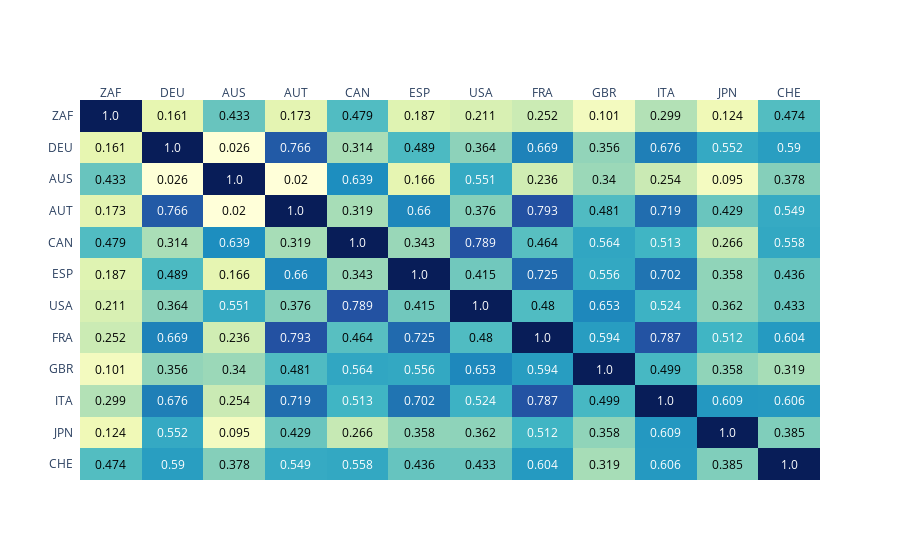

Write notebook code for a chart like this one.
### Code cell
g.display_correlation_heatmap()

### Figure 1 — Plotly figure (JSON) as saved in the notebook; plotly's stock layout.template omitted (floating-point values rounded to 4 significant figures; data arrays with more than 128 entries replaced by an {"elided": "..."} marker saying what was removed)
{"data": [{"colorscale": [[0, "rgb(255,255,217)"], [0.125, "rgb(237,248,177)"], [0.25, "rgb(199,233,180)"], [0.375, "rgb(127,205,187)"], [0.5, "rgb(65,182,196)"], [0.625, "rgb(29,145,192)"], [0.75, "rgb(34,94,168)"], [0.875, "rgb(37,52,148)"], [1, "rgb(8,29,88)"]], "reversescale": false, "showscale": false, "type": "heatmap", "x": ["ZAF", "DEU", "AUS", "AUT", "CAN", "ESP", "USA", "FRA", "GBR", "ITA", "JPN", "CHE"], "y": ["CHE", "JPN", "ITA", "GBR", "FRA", "USA", "ESP", "CAN", "AUT", "AUS", "DEU", "ZAF"], "z": {"elided": "12x12 float values"}}], "layout": {"annotations": [{"font": {"color": "#000000"}, "showarrow": false, "text": "0.474", "x": "ZAF", "xref": "x", "y": "CHE", "yref": "y"}, {"font": {"color": "#FFFFFF"}, "showarrow": false, "text": "0.59", "x": "DEU", "xref": "x", "y": "CHE", "yref": "y"}, {"font": {"color": "#000000"}, "showarrow": false, "text": "0.378", "x": "AUS", "xref": "x", "y": "CHE", "yref": "y"}, {"font": {"color": "#FFFFFF"}, "showarrow": false, "text": "0.549", "x": "AUT", "xref": "x", "y": "CHE", "yref": "y"}, {"font": {"color": "#FFFFFF"}, "showarrow": false, "text": "0.558", "x": "CAN", "xref": "x", "y": "CHE", "yref": "y"}, {"font": {"color": "#000000"}, "showarrow": false, "text": "0.436", "x": "ESP", "xref": "x", "y": "CHE", "yref": "y"}, {"font": {"color": "#000000"}, "showarrow": false, "text": "0.433", "x": "USA", "xref": "x", "y": "CHE", "yref": "y"}, {"font": {"color": "#FFFFFF"}, "showarrow": false, "text": "0.604", "x": "FRA", "xref": "x", "y": "CHE", "yref": "y"}, {"font": {"color": "#000000"}, "showarrow": false, "text": "0.319", "x": "GBR", "xref": "x", "y": "CHE", "yref": "y"}, {"font": {"color": "#FFFFFF"}, "showarrow": false, "text": "0.606", "x": "ITA", "xref": "x", "y": "CHE", "yref": "y"}, {"font": {"color": "#000000"}, "showarrow": false, "text": "0.385", "x": "JPN", "xref": "x", "y": "CHE", "yref": "y"}, {"font": {"color": "#FFFFFF"}, "showarrow": false, "text": "1.0", "x": "CHE", "xref": "x", "y": "CHE", "yref": "y"}, {"font": {"color": "#000000"}, "showarrow": false, "text": "0.124", "x": "ZAF", "xref": "x", "y": "JPN", "yref": "y"}, {"font": {"color": "#FFFFFF"}, "showarrow": false, "text": "0.552", "x": "DEU", "xref": "x", "y": "JPN", "yref": "y"}, {"font": {"color": "#000000"}, "showarrow": false, "text": "0.095", "x": "AUS", "xref": "x", "y": "JPN", "yref": "y"}, {"font": {"color": "#000000"}, "showarrow": false, "text": "0.429", "x": "AUT", "xref": "x", "y": "JPN", "yref": "y"}, {"font": {"color": "#000000"}, "showarrow": false, "text": "0.266", "x": "CAN", "xref": "x", "y": "JPN", "yref": "y"}, {"font": {"color": "#000000"}, "showarrow": false, "text": "0.358", "x": "ESP", "xref": "x", "y": "JPN", "yref": "y"}, {"font": {"color": "#000000"}, "showarrow": false, "text": "0.362", "x": "USA", "xref": "x", "y": "JPN", "yref": "y"}, {"font": {"color": "#FFFFFF"}, "showarrow": false, "text": "0.512", "x": "FRA", "xref": "x", "y": "JPN", "yref": "y"}, {"font": {"color": "#000000"}, "showarrow": false, "text": "0.358", "x": "GBR", "xref": "x", "y": "JPN", "yref": "y"}, {"font": {"color": "#FFFFFF"}, "showarrow": false, "text": "0.609", "x": "ITA", "xref": "x", "y": "JPN", "yref": "y"}, {"font": {"color": "#FFFFFF"}, "showarrow": false, "text": "1.0", "x": "JPN", "xref": "x", "y": "JPN", "yref": "y"}, {"font": {"color": "#000000"}, "showarrow": false, "text": "0.385", "x": "CHE", "xref": "x", "y": "JPN", "yref": "y"}, {"font": {"color": "#000000"}, "showarrow": false, "text": "0.299", "x": "ZAF", "xref": "x", "y": "ITA", "yref": "y"}, {"font": {"color": "#FFFFFF"}, "showarrow": false, "text": "0.676", "x": "DEU", "xref": "x", "y": "ITA", "yref": "y"}, {"font": {"color": "#000000"}, "showarrow": false, "text": "0.254", "x": "AUS", "xref": "x", "y": "ITA", "yref": "y"}, {"font": {"color": "#FFFFFF"}, "showarrow": false, "text": "0.719", "x": "AUT", "xref": "x", "y": "ITA", "yref": "y"}, {"font": {"color": "#FFFFFF"}, "showarrow": false, "text": "0.513", "x": "CAN", "xref": "x", "y": "ITA", "yref": "y"}, {"font": {"color": "#FFFFFF"}, "showarrow": false, "text": "0.702", "x": "ESP", "xref": "x", "y": "ITA", "yref": "y"}, {"font": {"color": "#FFFFFF"}, "showarrow": false, "text": "0.524", "x": "USA", "xref": "x", "y": "ITA", "yref": "y"}, {"font": {"color": "#FFFFFF"}, "showarrow": false, "text": "0.787", "x": "FRA", "xref": "x", "y": "ITA", "yref": "y"}, {"font": {"color": "#000000"}, "showarrow": false, "text": "0.499", "x": "GBR", "xref": "x", "y": "ITA", "yref": "y"}, {"font": {"color": "#FFFFFF"}, "showarrow": false, "text": "1.0", "x": "ITA", "xref": "x", "y": "ITA", "yref": "y"}, {"font": {"color": "#FFFFFF"}, "showarrow": false, "text": "0.609", "x": "JPN", "xref": "x", "y": "ITA", "yref": "y"}, {"font": {"color": "#FFFFFF"}, "showarrow": false, "text": "0.606", "x": "CHE", "xref": "x", "y": "ITA", "yref": "y"}, {"font": {"color": "#000000"}, "showarrow": false, "text": "0.101", "x": "ZAF", "xref": "x", "y": "GBR", "yref": "y"}, {"font": {"color": "#000000"}, "showarrow": false, "text": "0.356", "x": "DEU", "xref": "x", "y": "GBR", "yref": "y"}, {"font": {"color": "#000000"}, "showarrow": false, "text": "0.34", "x": "AUS", "xref": "x", "y": "GBR", "yref": "y"}, {"font": {"color": "#000000"}, "showarrow": false, "text": "0.481", "x": "AUT", "xref": "x", "y": "GBR", "yref": "y"}, {"font": {"color": "#FFFFFF"}, "showarrow": false, "text": "0.564", "x": "CAN", "xref": "x", "y": "GBR", "yref": "y"}, {"font": {"color": "#FFFFFF"}, "showarrow": false, "text": "0.556", "x": "ESP", "xref": "x", "y": "GBR", "yref": "y"}, {"font": {"color": "#FFFFFF"}, "showarrow": false, "text": "0.653", "x": "USA", "xref": "x", "y": "GBR", "yref": "y"}, {"font": {"color": "#FFFFFF"}, "showarrow": false, "text": "0.594", "x": "FRA", "xref": "x", "y": "GBR", "yref": "y"}, {"font": {"color": "#FFFFFF"}, "showarrow": false, "text": "1.0", "x": "GBR", "xref": "x", "y": "GBR", "yref": "y"}, {"font": {"color": "#000000"}, "showarrow": false, "text": "0.499", "x": "ITA", "xref": "x", "y": "GBR", "yref": "y"}, {"font": {"color": "#000000"}, "showarrow": false, "text": "0.358", "x": "JPN", "xref": "x", "y": "GBR", "yref": "y"}, {"font": {"color": "#000000"}, "showarrow": false, "text": "0.319", "x": "CHE", "xref": "x", "y": "GBR", "yref": "y"}, {"font": {"color": "#000000"}, "showarrow": false, "text": "0.252", "x": "ZAF", "xref": "x", "y": "FRA", "yref": "y"}, {"font": {"color": "#FFFFFF"}, "showarrow": false, "text": "0.669", "x": "DEU", "xref": "x", "y": "FRA", "yref": "y"}, {"font": {"color": "#000000"}, "showarrow": false, "text": "0.236", "x": "AUS", "xref": "x", "y": "FRA", "yref": "y"}, {"font": {"color": "#FFFFFF"}, "showarrow": false, "text": "0.793", "x": "AUT", "xref": "x", "y": "FRA", "yref": "y"}, {"font": {"color": "#000000"}, "showarrow": false, "text": "0.464", "x": "CAN", "xref": "x", "y": "FRA", "yref": "y"}, {"font": {"color": "#FFFFFF"}, "showarrow": false, "text": "0.725", "x": "ESP", "xref": "x", "y": "FRA", "yref": "y"}, {"font": {"color": "#000000"}, "showarrow": false, "text": "0.48", "x": "USA", "xref": "x", "y": "FRA", "yref": "y"}, {"font": {"color": "#FFFFFF"}, "showarrow": false, "text": "1.0", "x": "FRA", "xref": "x", "y": "FRA", "yref": "y"}, {"font": {"color": "#FFFFFF"}, "showarrow": false, "text": "0.594", "x": "GBR", "xref": "x", "y": "FRA", "yref": "y"}, {"font": {"color": "#FFFFFF"}, "showarrow": false, "text": "0.787", "x": "ITA", "xref": "x", "y": "FRA", "yref": "y"}, {"font": {"color": "#FFFFFF"}, "showarrow": false, "text": "0.512", "x": "JPN", "xref": "x", "y": "FRA", "yref": "y"}, {"font": {"color": "#FFFFFF"}, "showarrow": false, "text": "0.604", "x": "CHE", "xref": "x", "y": "FRA", "yref": "y"}, {"font": {"color": "#000000"}, "showarrow": false, "text": "0.211", "x": "ZAF", "xref": "x", "y": "USA", "yref": "y"}, {"font": {"color": "#000000"}, "showarrow": false, "text": "0.364", "x": "DEU", "xref": "x", "y": "USA", "yref": "y"}, {"font": {"color": "#FFFFFF"}, "showarrow": false, "text": "0.551", "x": "AUS", "xref": "x", "y": "USA", "yref": "y"}, {"font": {"color": "#000000"}, "showarrow": false, "text": "0.376", "x": "AUT", "xref": "x", "y": "USA", "yref": "y"}, {"font": {"color": "#FFFFFF"}, "showarrow": false, "text": "0.789", "x": "CAN", "xref": "x", "y": "USA", "yref": "y"}, {"font": {"color": "#000000"}, "showarrow": false, "text": "0.415", "x": "ESP", "xref": "x", "y": "USA", "yref": "y"}, {"font": {"color": "#FFFFFF"}, "showarrow": false, "text": "1.0", "x": "USA", "xref": "x", "y": "USA", "yref": "y"}, {"font": {"color": "#000000"}, "showarrow": false, "text": "0.48", "x": "FRA", "xref": "x", "y": "USA", "yref": "y"}, {"font": {"color": "#FFFFFF"}, "showarrow": false, "text": "0.653", "x": "GBR", "xref": "x", "y": "USA", "yref": "y"}, {"font": {"color": "#FFFFFF"}, "showarrow": false, "text": "0.524", "x": "ITA", "xref": "x", "y": "USA", "yref": "y"}, {"font": {"color": "#000000"}, "showarrow": false, "text": "0.362", "x": "JPN", "xref": "x", "y": "USA", "yref": "y"}, {"font": {"color": "#000000"}, "showarrow": false, "text": "0.433", "x": "CHE", "xref": "x", "y": "USA", "yref": "y"}, {"font": {"color": "#000000"}, "showarrow": false, "text": "0.187", "x": "ZAF", "xref": "x", "y": "ESP", "yref": "y"}, {"font": {"color": "#000000"}, "showarrow": false, "text": "0.489", "x": "DEU", "xref": "x", "y": "ESP", "yref": "y"}, {"font": {"color": "#000000"}, "showarrow": false, "text": "0.166", "x": "AUS", "xref": "x", "y": "ESP", "yref": "y"}, {"font": {"color": "#FFFFFF"}, "showarrow": false, "text": "0.66", "x": "AUT", "xref": "x", "y": "ESP", "yref": "y"}, {"font": {"color": "#000000"}, "showarrow": false, "text": "0.343", "x": "CAN", "xref": "x", "y": "ESP", "yref": "y"}, {"font": {"color": "#FFFFFF"}, "showarrow": false, "text": "1.0", "x": "ESP", "xref": "x", "y": "ESP", "yref": "y"}, {"font": {"color": "#000000"}, "showarrow": false, "text": "0.415", "x": "USA", "xref": "x", "y": "ESP", "yref": "y"}, {"font": {"color": "#FFFFFF"}, "showarrow": false, "text": "0.725", "x": "FRA", "xref": "x", "y": "ESP", "yref": "y"}, {"font": {"color": "#FFFFFF"}, "showarrow": false, "text": "0.556", "x": "GBR", "xref": "x", "y": "ESP", "yref": "y"}, {"font": {"color": "#FFFFFF"}, "showarrow": false, "text": "0.702", "x": "ITA", "xref": "x", "y": "ESP", "yref": "y"}, {"font": {"color": "#000000"}, "showarrow": false, "text": "0.358", "x": "JPN", "xref": "x", "y": "ESP", "yref": "y"}, {"font": {"color": "#000000"}, "showarrow": false, "text": "0.436", "x": "CHE", "xref": "x", "y": "ESP", "yref": "y"}, {"font": {"color": "#000000"}, "showarrow": false, "text": "0.479", "x": "ZAF", "xref": "x", "y": "CAN", "yref": "y"}, {"font": {"color": "#000000"}, "showarrow": false, "text": "0.314", "x": "DEU", "xref": "x", "y": "CAN", "yref": "y"}, {"font": {"color": "#FFFFFF"}, "showarrow": false, "text": "0.639", "x": "AUS", "xref": "x", "y": "CAN", "yref": "y"}, {"font": {"color": "#000000"}, "showarrow": false, "text": "0.319", "x": "AUT", "xref": "x", "y": "CAN", "yref": "y"}, {"font": {"color": "#FFFFFF"}, "showarrow": false, "text": "1.0", "x": "CAN", "xref": "x", "y": "CAN", "yref": "y"}, {"font": {"color": "#000000"}, "showarrow": false, "text": "0.343", "x": "ESP", "xref": "x", "y": "CAN", "yref": "y"}, {"font": {"color": "#FFFFFF"}, "showarrow": false, "text": "0.789", "x": "USA", "xref": "x", "y": "CAN", "yref": "y"}, {"font": {"color": "#000000"}, "showarrow": false, "text": "0.464", "x": "FRA", "xref": "x", "y": "CAN", "yref": "y"}, {"font": {"color": "#FFFFFF"}, "showarrow": false, "text": "0.564", "x": "GBR", "xref": "x", "y": "CAN", "yref": "y"}, {"font": {"color": "#FFFFFF"}, "showarrow": false, "text": "0.513", "x": "ITA", "xref": "x", "y": "CAN", "yref": "y"}, {"font": {"color": "#000000"}, "showarrow": false, "text": "0.266", "x": "JPN", "xref": "x", "y": "CAN", "yref": "y"}, {"font": {"color": "#FFFFFF"}, "showarrow": false, "text": "0.558", "x": "CHE", "xref": "x", "y": "CAN", "yref": "y"}, {"font": {"color": "#000000"}, "showarrow": false, "text": "0.173", "x": "ZAF", "xref": "x", "y": "AUT", "yref": "y"}, {"font": {"color": "#FFFFFF"}, "showarrow": false, "text": "0.766", "x": "DEU", "xref": "x", "y": "AUT", "yref": "y"}, {"font": {"color": "#000000"}, "showarrow": false, "text": "0.02", "x": "AUS", "xref": "x", "y": "AUT", "yref": "y"}, {"font": {"color": "#FFFFFF"}, "showarrow": false, "text": "1.0", "x": "AUT", "xref": "x", "y": "AUT", "yref": "y"}, {"font": {"color": "#000000"}, "showarrow": false, "text": "0.319", "x": "CAN", "xref": "x", "y": "AUT", "yref": "y"}, {"font": {"color": "#FFFFFF"}, "showarrow": false, "text": "0.66", "x": "ESP", "xref": "x", "y": "AUT", "yref": "y"}, {"font": {"color": "#000000"}, "showarrow": false, "text": "0.376", "x": "USA", "xref": "x", "y": "AUT", "yref": "y"}, {"font": {"color": "#FFFFFF"}, "showarrow": false, "text": "0.793", "x": "FRA", "xref": "x", "y": "AUT", "yref": "y"}, {"font": {"color": "#000000"}, "showarrow": false, "text": "0.481", "x": "GBR", "xref": "x", "y": "AUT", "yref": "y"}, {"font": {"color": "#FFFFFF"}, "showarrow": false, "text": "0.719", "x": "ITA", "xref": "x", "y": "AUT", "yref": "y"}, {"font": {"color": "#000000"}, "showarrow": false, "text": "0.429", "x": "JPN", "xref": "x", "y": "AUT", "yref": "y"}, {"font": {"color": "#FFFFFF"}, "showarrow": false, "text": "0.549", "x": "CHE", "xref": "x", "y": "AUT", "yref": "y"}, {"font": {"color": "#000000"}, "showarrow": false, "text": "0.433", "x": "ZAF", "xref": "x", "y": "AUS", "yref": "y"}, {"font": {"color": "#000000"}, "showarrow": false, "text": "0.026", "x": "DEU", "xref": "x", "y": "AUS", "yref": "y"}, {"font": {"color": "#FFFFFF"}, "showarrow": false, "text": "1.0", "x": "AUS", "xref": "x", "y": "AUS", "yref": "y"}, {"font": {"color": "#000000"}, "showarrow": false, "text": "0.02", "x": "AUT", "xref": "x", "y": "AUS", "yref": "y"}, {"font": {"color": "#FFFFFF"}, "showarrow": false, "text": "0.639", "x": "CAN", "xref": "x", "y": "AUS", "yref": "y"}, {"font": {"color": "#000000"}, "showarrow": false, "text": "0.166", "x": "ESP", "xref": "x", "y": "AUS", "yref": "y"}, {"font": {"color": "#FFFFFF"}, "showarrow": false, "text": "0.551", "x": "USA", "xref": "x", "y": "AUS", "yref": "y"}, {"font": {"color": "#000000"}, "showarrow": false, "text": "0.236", "x": "FRA", "xref": "x", "y": "AUS", "yref": "y"}, {"font": {"color": "#000000"}, "showarrow": false, "text": "0.34", "x": "GBR", "xref": "x", "y": "AUS", "yref": "y"}, {"font": {"color": "#000000"}, "showarrow": false, "text": "0.254", "x": "ITA", "xref": "x", "y": "AUS", "yref": "y"}, {"font": {"color": "#000000"}, "showarrow": false, "text": "0.095", "x": "JPN", "xref": "x", "y": "AUS", "yref": "y"}, {"font": {"color": "#000000"}, "showarrow": false, "text": "0.378", "x": "CHE", "xref": "x", "y": "AUS", "yref": "y"}, {"font": {"color": "#000000"}, "showarrow": false, "text": "0.161", "x": "ZAF", "xref": "x", "y": "DEU", "yref": "y"}, {"font": {"color": "#FFFFFF"}, "showarrow": false, "text": "1.0", "x": "DEU", "xref": "x", "y": "DEU", "yref": "y"}, {"font": {"color": "#000000"}, "showarrow": false, "text": "0.026", "x": "AUS", "xref": "x", "y": "DEU", "yref": "y"}, {"font": {"color": "#FFFFFF"}, "showarrow": false, "text": "0.766", "x": "AUT", "xref": "x", "y": "DEU", "yref": "y"}, {"font": {"color": "#000000"}, "showarrow": false, "text": "0.314", "x": "CAN", "xref": "x", "y": "DEU", "yref": "y"}, {"font": {"color": "#000000"}, "showarrow": false, "text": "0.489", "x": "ESP", "xref": "x", "y": "DEU", "yref": "y"}, {"font": {"color": "#000000"}, "showarrow": false, "text": "0.364", "x": "USA", "xref": "x", "y": "DEU", "yref": "y"}, {"font": {"color": "#FFFFFF"}, "showarrow": false, "text": "0.669", "x": "FRA", "xref": "x", "y": "DEU", "yref": "y"}, {"font": {"color": "#000000"}, "showarrow": false, "text": "0.356", "x": "GBR", "xref": "x", "y": "DEU", "yref": "y"}, {"font": {"color": "#FFFFFF"}, "showarrow": false, "text": "0.676", "x": "ITA", "xref": "x", "y": "DEU", "yref": "y"}, {"font": {"color": "#FFFFFF"}, "showarrow": false, "text": "0.552", "x": "JPN", "xref": "x", "y": "DEU", "yref": "y"}, {"font": {"color": "#FFFFFF"}, "showarrow": false, "text": "0.59", "x": "CHE", "xref": "x", "y": "DEU", "yref": "y"}, {"font": {"color": "#FFFFFF"}, "showarrow": false, "text": "1.0", "x": "ZAF", "xref": "x", "y": "ZAF", "yref": "y"}, {"font": {"color": "#000000"}, "showarrow": false, "text": "0.161", "x": "DEU", "xref": "x", "y": "ZAF", "yref": "y"}, {"font": {"color": "#000000"}, "showarrow": false, "text": "0.433", "x": "AUS", "xref": "x", "y": "ZAF", "yref": "y"}, {"font": {"color": "#000000"}, "showarrow": false, "text": "0.173", "x": "AUT", "xref": "x", "y": "ZAF", "yref": "y"}, {"font": {"color": "#000000"}, "showarrow": false, "text": "0.479", "x": "CAN", "xref": "x", "y": "ZAF", "yref": "y"}, {"font": {"color": "#000000"}, "showarrow": false, "text": "0.187", "x": "ESP", "xref": "x", "y": "ZAF", "yref": "y"}, {"font": {"color": "#000000"}, "showarrow": false, "text": "0.211", "x": "USA", "xref": "x", "y": "ZAF", "yref": "y"}, {"font": {"color": "#000000"}, "showarrow": false, "text": "0.252", "x": "FRA", "xref": "x", "y": "ZAF", "yref": "y"}, {"font": {"color": "#000000"}, "showarrow": false, "text": "0.101", "x": "GBR", "xref": "x", "y": "ZAF", "yref": "y"}, {"font": {"color": "#000000"}, "showarrow": false, "text": "0.299", "x": "ITA", "xref": "x", "y": "ZAF", "yref": "y"}, {"font": {"color": "#000000"}, "showarrow": false, "text": "0.124", "x": "JPN", "xref": "x", "y": "ZAF", "yref": "y"}, {"font": {"color": "#000000"}, "showarrow": false, "text": "0.474", "x": "CHE", "xref": "x", "y": "ZAF", "yref": "y"}], "xaxis": {"dtick": 1, "gridcolor": "rgb(0, 0, 0)", "side": "top", "ticks": ""}, "yaxis": {"dtick": 1, "ticks": "", "ticksuffix": "  "}}}
